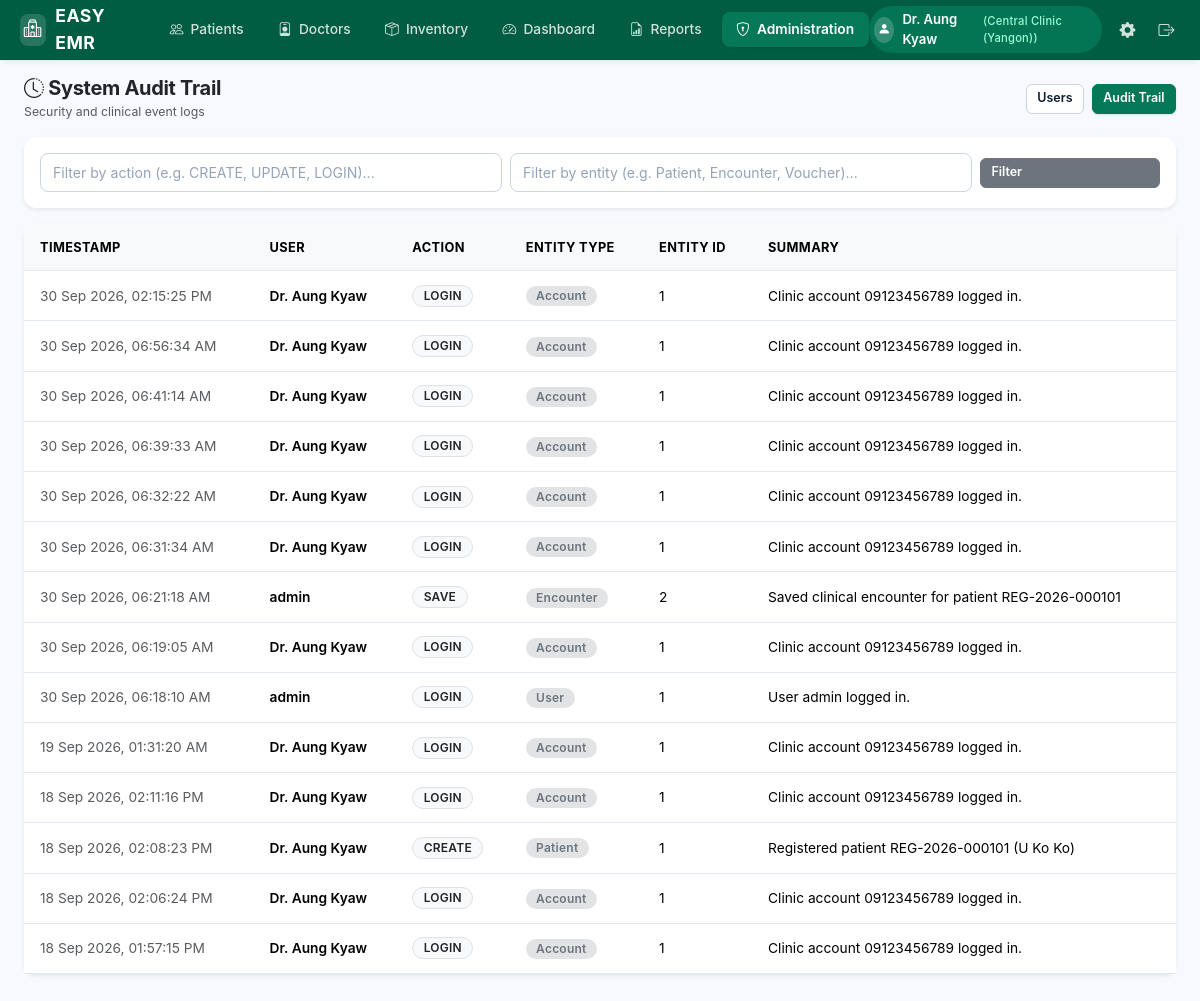
/administration/audit (signed in), run on the app's committed database.
### app/models.py (models this page shows, shortened)
class Account(db.Model):
    __tablename__ = 'accounts'
    id = db.Column(db.Integer, primary_key=True)
    phone_number = db.Column(db.String(32), unique=True, nullable=False, index=True)
    clinic_name = db.Column(db.String(128), nullable=False, default='Central Clinic')
    doctor_name = db.Column(db.String(128), nullable=False, default='Dr. Aung Kyaw')
    password_hash = db.Column(db.String(255), nullable=False)
    is_active = db.Column(db.Boolean, default=True, nullable=False)
    created_at = db.Column(db.DateTime, default=datetime.utcnow, nullable=False)
    updated_at = db.Column(db.DateTime, default=datetime.utcnow, onupdate=datetime.utcnow, nullable=False)
    def is_administrator(self):
        return True

class AuditLog(db.Model):
    __tablename__ = 'audit_logs'
    id = db.Column(db.Integer, primary_key=True)
    user_id = db.Column(db.Integer, db.ForeignKey('users.id', ondelete='SET NULL'), nullable=True, index=True)
    user_username = db.Column(db.String(64), nullable=True)
    action = db.Column(db.String(64), nullable=False)        # CREATE, UPDATE, DELETE, LOGIN, LOGOUT, SAVE
    entity_type = db.Column(db.String(64), nullable=False)   # Patient, Encounter, Voucher, User, Setting, Doctor, Appointment
    entity_id = db.Column(db.String(64), nullable=True)
    timestamp = db.Column(db.DateTime, default=datetime.utcnow, nullable=False, index=True)
    summary = db.Column(db.Text, nullable=True)
    user = db.relationship('User', backref='audit_logs')

### app/routes.py (the view)
@administration_bp.route('/administration/audit')
@admin_required
def audit_logs():
    page = request.args.get('page', 1, type=int)
    action_filter = request.args.get('action', '')
    entity_filter = request.args.get('entity', '')
    q = AuditLog.query
    if action_filter:
        q = q.filter(AuditLog.action == action_filter)
    if entity_filter:
        q = q.filter(AuditLog.entity_type == entity_filter)
    pagination = q.order_by(AuditLog.timestamp.desc()).paginate(page=page, per_page=20, error_out=False)
    return render_template(
        'administration/audit.html',
        pagination=pagination,
        logs=pagination.items,
        action_filter=action_filter,
        entity_filter=entity_filter,
        active_tab='administration',
        admin_sub='audit'
    )

### app/extensions.py (called while the page is built)
def init_csrf(app):
    @app.before_request
    def check_csrf():
        if not current_app.config.get('WTF_CSRF_ENABLED', True):
            return
        if request.method in ('POST', 'PUT', 'PATCH', 'DELETE'):
            token = request.form.get('csrf_token') or request.headers.get('X-CSRFToken')
            expected = session.get('_csrf_token')
            if not expected or not token or not secrets.compare_digest(token, expected):
                abort(400, description="Invalid or missing CSRF token.")
    @app.context_processor
    def inject_csrf():
        return dict(csrf_token=generate_csrf_token)

### app/helpers.py (called while the page is built)
def role_required(allowed_roles=None):
    def decorator(f):
        @wraps(f)
        def decorated_function(*args, **kwargs):
            if '_account_id' not in session and '_user_id' not in session:
                return redirect(url_for('auth.login', next=request.url))
            return f(*args, **kwargs)
        return decorated_function
    return decorator

def get_current_user():
    from flask import g, session
    sess_key = (session.get('_account_id'), session.get('_user_id'))
    if not any(sess_key):
        return None
    if getattr(g, '_current_user_sess_key', None) == sess_key and getattr(g, 'current_user', None) is not None:
        return g.current_user
    user = None
    if '_account_id' in session:
        from app.models import Account
        user = db.session.get(Account, session['_account_id'])
    elif '_user_id' in session:
        from app.models import User
        user = db.session.get(User, session['_user_id'])
    g._current_user_sess_key = sess_key
    g.current_user = user
    return user

### app/templates/administration/audit.html (shortened to what this page needs)
{% extends "base.html" %}
{% block content %}
<div class="d-flex justify-content-between align-items-center mb-3">
    <div>
        <h5 class="fw-bold mb-0 text-dark"><i class="bi bi-clock-history"></i> System Audit Trail</h5>
        <small class="text-muted">Security and clinical event logs</small>
    </div>
    <div class="d-flex gap-2">
        <a href="{{ url_for('administration.users_list') }}" class="btn btn-outline-secondary btn-sm">Users</a>
        <a href="{{ url_for('administration.audit_logs') }}" class="btn btn-primary btn-sm">Audit Trail</a>
    </div>
</div>
<div class="card border-0 shadow-sm mb-3">
    <div class="card-body p-3">
        <form method="GET" action="{{ url_for('administration.audit_logs') }}" class="row g-2 align-items-center">
            <div class="col-md-5">
                <input type="text" name="action" class="form-control form-control-sm" placeholder="Filter by action (e.g. CREATE, UPDATE, LOGIN)..." value="{{ action_filter }}">
            </div>
            <div class="col-md-5">
                <input type="text" name="entity" class="form-control form-control-sm" placeholder="Filter by entity (e.g. Patient, Encounter, Voucher)..." value="{{ entity_filter }}">
            </div>
            <div class="col-md-2">
                <button type="submit" class="btn btn-secondary btn-sm w-100">Filter</button>
            </div>
        </form>
    </div>
</div>
<div class="card border-0 shadow-sm">
    <div class="table-responsive">
        <table class="table table-hover align-middle mb-0 small">
            <thead class="table-light">
                <tr>
                    <th>Timestamp</th>
                    <th>User</th>
                    <th>Action</th>
                    <th>Entity Type</th>
                    <th>Entity ID</th>
                    <th>Summary</th>
                </tr>
            </thead>
            <tbody>
                {% if logs %}
                    {% for log in logs %}
                    <tr>
                        <td class="text-muted">{{ log.timestamp.strftime('%d %b %Y, %I:%M:%S %p') }}</td>
                        <td class="fw-semibold">{{ log.user_username or 'System' }}</td>
                        <td>
                            <span class="badge bg-light text-dark border">{{ log.action }}</span>
                        </td>
                        <td><span class="badge bg-secondary-subtle text-secondary">{{ log.entity_type }}</span></td>
                        <td>{{ log.entity_id or '—' }}</td>
                        <td>{{ log.summary or '—' }}</td>
                    </tr>
                    {% endfor %}
                {% else %}
                    <tr>
                        <td colspan="6" class="text-center py-4 text-muted">
                            No audit logs recorded matching criteria.
                        </td>
                    </tr>
                {% endif %}
            </tbody>
        </table>
    </div>
</div>
{% endblock %}

### app/templates/base.html (shortened to what this page needs)
<!DOCTYPE html>
<html lang="en">
<head>
    <link rel="stylesheet" href="https://cdn.jsdelivr.net/npm/bootstrap@5.3.3/dist/css/bootstrap.min.css">
    <link rel="stylesheet" href="https://cdn.jsdelivr.net/npm/bootstrap-icons@1.11.3/font/bootstrap-icons.min.css">
    <link rel="stylesheet" href="{{ url_for('static', filename='css/custom.css') }}?v=3.0">
</head>
<body>
    {% if current_user %}
    <nav class="clinic-navbar">
        <a href="{{ url_for('patients.patients_list') }}" class="clinic-brand">
            <span class="clinic-brand-icon"><i class="bi bi-hospital"></i></span>
            <span>EASY EMR</span>
        </a>
        <ul class="clinic-nav-tabs">
            <li>
                <a href="{{ url_for('patients.patients_list') }}" class="clinic-nav-link {% if active_tab == 'patients' %}active{% endif %}">
                    <i class="bi bi-people"></i> Patients
                </a>
            </li>
            <li>
                <a href="{{ url_for('doctors.doctors_list') }}" class="clinic-nav-link {% if active_tab == 'doctors' %}active{% endif %}">
                    <i class="bi bi-person-badge"></i> Doctors
                </a>
            </li>
            <li>
                <a href="{{ url_for('inventory.inventory_list') }}" class="clinic-nav-link {% if active_tab == 'inventory' %}active{% endif %}">
                    <i class="bi bi-box-seam"></i> Inventory
                </a>
            </li>
            <li>
                <a href="{{ url_for('dashboard.index') }}" class="clinic-nav-link {% if active_tab == 'dashboard' %}active{% endif %}">
                    <i class="bi bi-speedometer2"></i> Dashboard
                </a>
            </li>
            <li>
                <a href="{{ url_for('reports.index') }}" class="clinic-nav-link {% if active_tab == 'reports' %}active{% endif %}">
                    <i class="bi bi-file-earmark-bar-graph"></i> Reports
                </a>
            </li>
            {% if current_user.is_administrator() %}
            <li>
                <a href="{{ url_for('administration.users_list') }}" class="clinic-nav-link {% if active_tab == 'administration' %}active{% endif %}">
                    <i class="bi bi-shield-lock"></i> Administration
                </a>
            </li>
            {% endif %}
        </ul>
        <div class="clinic-nav-right">
            <div class="user-profile-pill">
                <span class="user-avatar-circle"><i class="bi bi-person-fill"></i></span>
                <span>{{ current_user.doctor_name if current_user.doctor_name else current_user.username }}</span>
                <span class="user-role-badge">({{ current_user.clinic_name if current_user.clinic_name else (current_user.phone_number or current_user.role) }})</span>
            </div>
            {% if current_user.is_administrator() %}
            <a href="{{ url_for('settings.index') }}" class="settings-gear-btn {% if active_tab == 'settings' %}active{% endif %}" title="Global Settings">
                <i class="bi bi-gear-fill"></i>
            </a>
            {% endif %}
            <a href="{{ url_for('auth.logout') }}" class="logout-btn" title="Logout" data-turbo="false" data-no-instant>
                <i class="bi bi-box-arrow-right"></i>
            </a>
        </div>
    </nav>
    {% endif %}
    <main class="container-fluid py-3 px-4">
        {% block content %}{% endblock %}
    </main>
</body>
</html>

### data on the page
Account: doctor_name "Dr. Aung Kyaw", clinic_name "Central Clinic (Yangon)"
AuditLog: timestamp "30 Sep 2026, 02:15:25 PM", user_username "Dr. Aung Kyaw", action "LOGIN", entity_type "Account", entity "1", summary "Clinic account 09123456789 logged in."
AuditLog: timestamp "30 Sep 2026, 06:56:34 AM", user_username "Dr. Aung Kyaw", action "LOGIN", entity_type "Account", entity "1", summary "Clinic account 09123456789 logged in."
AuditLog: timestamp "30 Sep 2026, 06:41:14 AM", user_username "Dr. Aung Kyaw", action "LOGIN", entity_type "Account", entity "1", summary "Clinic account 09123456789 logged in."
AuditLog: timestamp "30 Sep 2026, 06:39:33 AM", user_username "Dr. Aung Kyaw", action "LOGIN", entity_type "Account", entity "1", summary "Clinic account 09123456789 logged in."
AuditLog: timestamp "30 Sep 2026, 06:32:22 AM", user_username "Dr. Aung Kyaw", action "LOGIN", entity_type "Account", entity "1", summary "Clinic account 09123456789 logged in."
AuditLog: timestamp "30 Sep 2026, 06:31:34 AM", user_username "Dr. Aung Kyaw", action "LOGIN", entity_type "Account", entity "1", summary "Clinic account 09123456789 logged in."
AuditLog: timestamp "30 Sep 2026, 06:21:18 AM", user_username "admin", action "SAVE", entity_type "Encounter", entity "2", summary "Saved clinical encounter for patient REG-2026-000101"
AuditLog: timestamp "30 Sep 2026, 06:19:05 AM", user_username "Dr. Aung Kyaw", action "LOGIN", entity_type "Account", entity "1", summary "Clinic account 09123456789 logged in."
AuditLog: timestamp "30 Sep 2026, 06:18:10 AM", user_username "admin", action "LOGIN", entity_type "User", entity "1", summary "User admin logged in."
AuditLog: timestamp "19 Sep 2026, 01:31:20 AM", user_username "Dr. Aung Kyaw", action "LOGIN", entity_type "Account", entity "1", summary "Clinic account 09123456789 logged in."
AuditLog: timestamp "18 Sep 2026, 02:11:16 PM", user_username "Dr. Aung Kyaw", action "LOGIN", entity_type "Account", entity "1", summary "Clinic account 09123456789 logged in."
AuditLog: timestamp "18 Sep 2026, 02:08:23 PM", user_username "Dr. Aung Kyaw", action "CREATE", entity_type "Patient", entity "1", summary "Registered patient REG-2026-000101 (U Ko Ko)"
AuditLog: timestamp "18 Sep 2026, 02:06:24 PM", user_username "Dr. Aung Kyaw", action "LOGIN", entity_type "Account", entity "1", summary "Clinic account 09123456789 logged in."
AuditLog: timestamp "18 Sep 2026, 01:57:15 PM", user_username "Dr. Aung Kyaw", action "LOGIN", entity_type "Account", entity "1", summary "Clinic account 09123456789 logged in."
